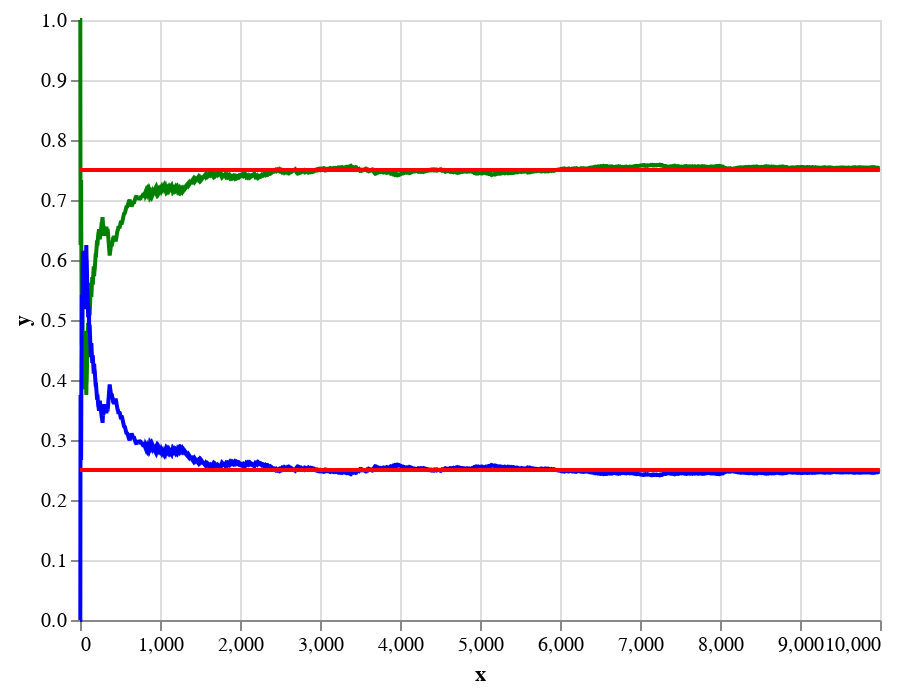

The code cell stored with this chart in its notebook:
### Code cell
p1_chart + p2_chart + calculated_p1_chart + calculated_p2_chart

### Figure 1 — Vega-Lite specification as saved in the notebook (floating-point values rounded to 4 significant figures; data arrays with more than 128 entries replaced by an {"elided": "..."} marker saying what was removed)
{"config": {"view": {"continuousWidth": 400, "continuousHeight": 300}}, "layer": [{"data": {"name": "data-8d757edd006440f85f93c44576c5551f"}, "mark": {"type": "line", "color": "green"}, "encoding": {"x": {"type": "quantitative", "field": "x"}, "y": {"type": "quantitative", "field": "y"}}}, {"data": {"name": "data-cf5ef4423d9c63794bca2647a3c7611a"}, "mark": {"type": "line", "color": "blue"}, "encoding": {"x": {"type": "quantitative", "field": "x"}, "y": {"type": "quantitative", "field": "y"}}}, {"data": {"name": "data-509f598b5875165cb91b886de4c76218"}, "mark": {"type": "line", "color": "red"}, "encoding": {"x": {"type": "quantitative", "field": "x"}, "y": {"type": "quantitative", "field": "y"}}}, {"data": {"name": "data-ffe5ca0c9c8586f89444a8bb805e4f20"}, "mark": {"type": "line", "color": "red"}, "encoding": {"x": {"type": "quantitative", "field": "x"}, "y": {"type": "quantitative", "field": "y"}}}], "$schema": "https://vega.github.io/schema/vega-lite/v4.8.1.json", "datasets": {"data-8d757edd006440f85f93c44576c5551f": {"elided": "10000 records"}, "data-cf5ef4423d9c63794bca2647a3c7611a": {"elided": "10000 records"}, "data-509f598b5875165cb91b886de4c76218": {"elided": "10000 records"}, "data-ffe5ca0c9c8586f89444a8bb805e4f20": {"elided": "10000 records"}}}
